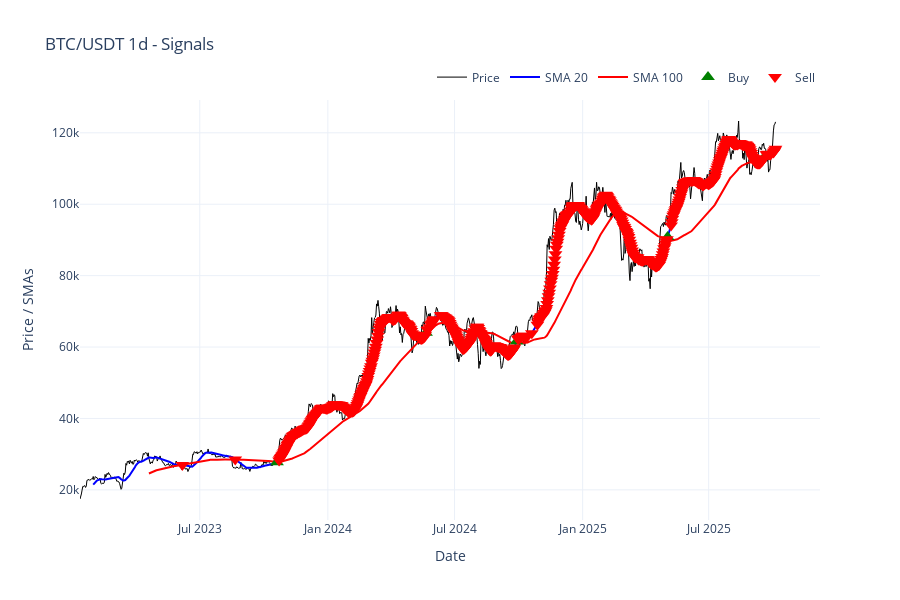
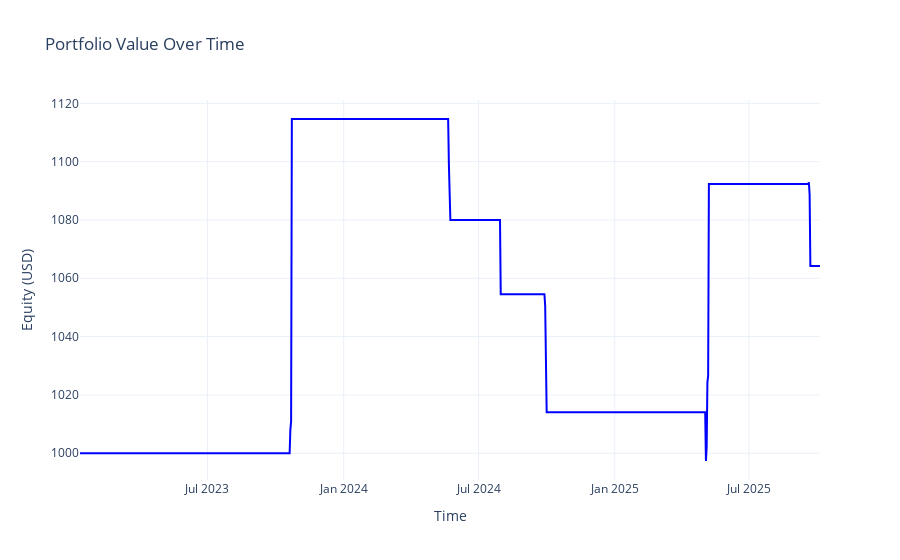

Notebook code for these charts, in order:
### Code cell
if cfg["plotting"]["plot_signals"]:
    plot_signals_mca_strategy(df_guarded, config=cfg)
if cfg["plotting"]["plot_equity"]:
    plot_equity(equity_df_guarded)

### Figure 1 — Plotly figure (JSON) as saved in the notebook; plotly's stock layout.template omitted (floating-point values rounded to 4 significant figures; data arrays with more than 128 entries replaced by an {"elided": "..."} marker saying what was removed)
{"data": [{"line": {"color": "black", "width": 1}, "mode": "lines", "name": "Price", "type": "scatter", "x": {"elided": "1000 str values"}, "y": {"elided": "1000 float values"}}, {"line": {"color": "blue"}, "mode": "lines", "name": "SMA 20", "type": "scatter", "x": {"elided": "1000 str values"}, "y": {"elided": "1000 float values"}}, {"line": {"color": "red"}, "mode": "lines", "name": "SMA 100", "type": "scatter", "x": {"elided": "1000 str values"}, "y": {"elided": "1000 float values"}}, {"marker": {"color": "green", "size": 12, "symbol": "triangle-up"}, "mode": "markers", "name": "Buy", "type": "scatter", "x": ["2023-10-20T00:00:00.000000000", "2024-05-21T00:00:00.000000000", "2024-07-30T00:00:00.000000000", "2024-09-28T00:00:00.000000000", "2025-05-03T00:00:00.000000000", "2025-09-19T00:00:00.000000000"], "y": [27750.0, 64020.0, 64840.0, 61530.0, 90810.0, 113200.0]}, {"marker": {"color": "red", "size": 12, "symbol": "triangle-down"}, "mode": "markers", "name": "Sell", "type": "scatter", "x": {"elided": "673 str values"}, "y": {"elided": "673 float values"}}], "layout": {"height": 600, "legend": {"orientation": "h", "x": 1, "xanchor": "right", "y": 1.02, "yanchor": "bottom"}, "title": {"text": "BTC/USDT 1d - Signals"}, "xaxis": {"title": {"text": "Date"}}, "yaxis": {"title": {"text": "Price / SMAs"}}, "yaxis2": {"overlaying": "y", "showgrid": false, "side": "right", "title": {"text": "SMA 20 direction change"}}}}

### Figure 2 — Plotly figure (JSON) as saved in the notebook; plotly's stock layout.template omitted (floating-point values rounded to 4 significant figures; data arrays with more than 128 entries replaced by an {"elided": "..."} marker saying what was removed)
{"data": [{"line": {"color": "blue", "width": 2}, "mode": "lines", "name": "Equity Curve", "type": "scatter", "x": {"elided": "1000 str values"}, "y": {"elided": "1000 float values"}}], "layout": {"legend": {"x": 0, "y": 1}, "title": {"text": "Portfolio Value Over Time"}, "xaxis": {"title": {"text": "Time"}}, "yaxis": {"title": {"text": "Equity (USD)"}}}}
